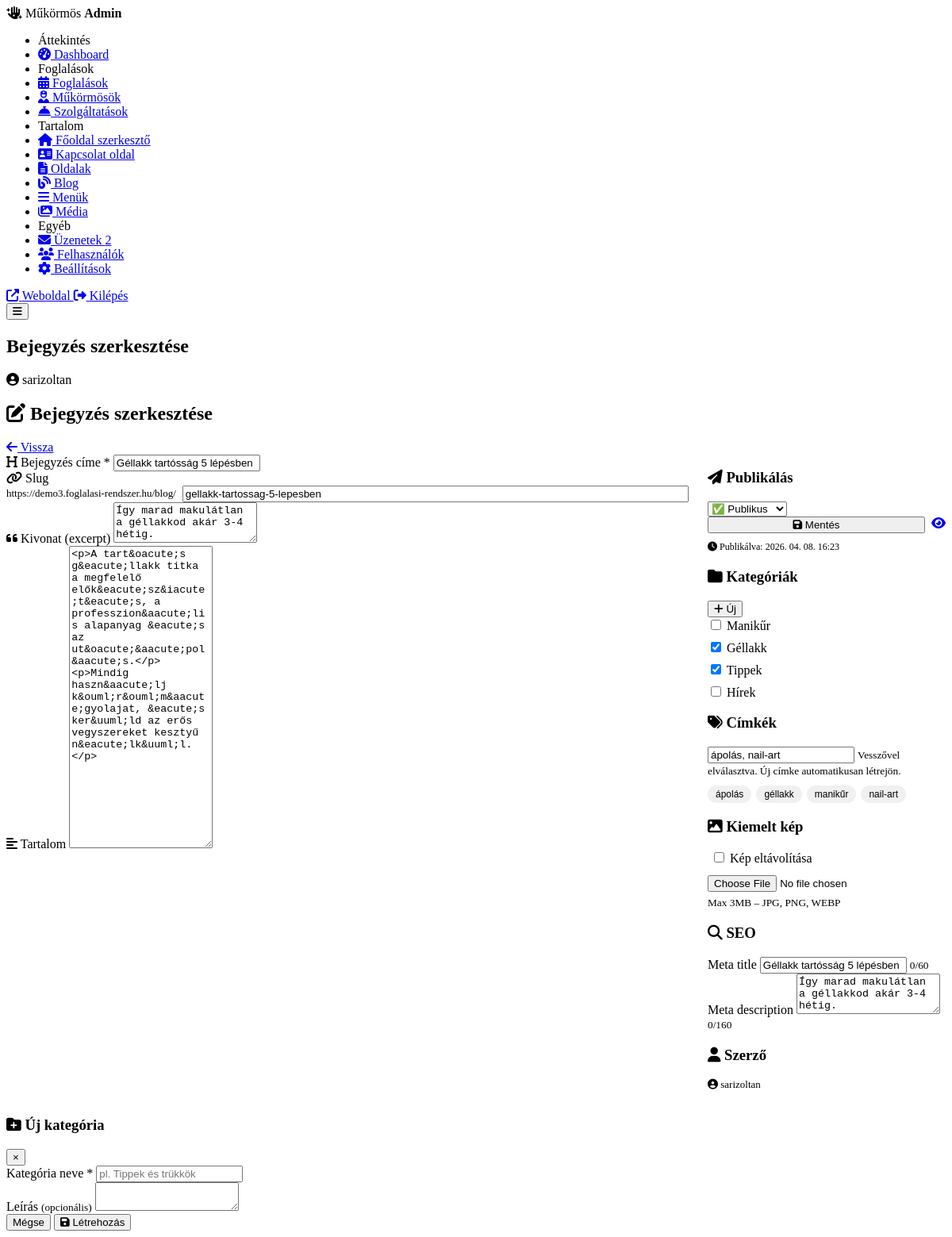
Screenshot of /admin/posts.php?edit=2 (signed in) with the database file from the repository.
### tables this page shows
CREATE TABLE `posts` (
  `id` int(11) NOT NULL,
  `title` varchar(255) NOT NULL,
  `slug` varchar(255) NOT NULL,
  `excerpt` text DEFAULT NULL,
  `content` longtext DEFAULT NULL,
  `featured_image` varchar(255) DEFAULT NULL,
  `author_id` int(11) DEFAULT NULL,
  `meta_title` varchar(255) DEFAULT NULL,
  `meta_description` text DEFAULT NULL,
  `status` enum('published','draft') DEFAULT 'draft',
  `published_at` timestamp NULL DEFAULT NULL,
  `created_at` timestamp NOT NULL DEFAULT current_timestamp()
);

CREATE TABLE `post_categories` (
  `id` int(11) NOT NULL,
  `name` varchar(100) NOT NULL,
  `slug` varchar(100) NOT NULL,
  `description` text DEFAULT NULL,
  `sort_order` int(11) DEFAULT 0
);

CREATE TABLE `post_tags` (
  `id` int(11) NOT NULL,
  `name` varchar(100) NOT NULL,
  `slug` varchar(100) NOT NULL
);

### includes/functions.php (called while the page is built, shortened)
<?php
function e(?string $str): string {
    return htmlspecialchars((string)($str ?? ''), ENT_QUOTES, 'UTF-8');
}

### includes/auth.php (called while the page is built, shortened)
<?php
function current_admin(): array {
    return [
        'id'   => $_SESSION['admin_id']   ?? 0,
        'name' => $_SESSION['admin_name'] ?? '',
        'role' => $_SESSION['admin_role'] ?? '',
    ];
}

### admin/posts.php (the view, shortened to what this page needs)
<?php
require_once '../includes/db.php';
require_once '../includes/auth.php';
require_once '../includes/functions.php';
$edit_post    = null;
if (isset($_GET['edit']) && is_numeric($_GET['edit'])) {
    $stmt = $pdo->prepare("SELECT * FROM posts WHERE id=?");
    $stmt->execute([$_GET['edit']]);
    $edit_post = $stmt->fetch();
}
$all_categories = $pdo->query("SELECT * FROM post_categories ORDER BY sort_order ASC")->fetchAll();
$all_tags       = $pdo->query("SELECT * FROM post_tags ORDER BY name ASC")->fetchAll();
$post_category_ids = [];
$post_tags_str     = '';
if ($edit_post) {
    $stmt = $pdo->prepare("SELECT category_id FROM post_category_pivot WHERE post_id=?");
    $stmt->execute([$edit_post['id']]);
    $post_category_ids = $stmt->fetchAll(PDO::FETCH_COLUMN);
    $stmt = $pdo->prepare("SELECT t.name FROM post_tags t JOIN post_tag_pivot p ON p.tag_id=t.id WHERE p.post_id=? ORDER BY t.name");
    $stmt->execute([$edit_post['id']]);
    $post_tags_str = implode(', ', $stmt->fetchAll(PDO::FETCH_COLUMN));
}
require_once 'partials/header.php';
?>
<?php if ($edit_post || isset($_GET['new'])): ?>
<div class="page-header">
    <h2><i class="fas fa-<?= $edit_post ? 'edit' : 'plus' ?>"></i>
        <?= $edit_post ? 'Bejegyzés szerkesztése' : 'Új bejegyzés' ?>
    </h2>
    <a href="posts.php" class="btn btn-secondary"><i class="fas fa-arrow-left"></i> Vissza</a>
</div>
<form method="POST" action="posts.php" enctype="multipart/form-data">
    <div class="editor-layout">
        <div class="editor-main">
            <div class="card">
                <div class="form-group">
                    <label><i class="fas fa-heading"></i> Bejegyzés címe *</label>
                    <input type="text" name="title"
                           value="<?= e($edit_post['title'] ?? '') ?>"
                           placeholder="Bejegyzés neve" required
                           oninput="autoSlug(this.value)">
                </div>
                <div class="form-group">
                    <label><i class="fas fa-link"></i> Slug</label>
                    <div style="display:flex;gap:8px;align-items:center;">
                        <span style="color:var(--text-muted);font-size:13px;"><?= BASE_URL ?>/blog/</span>
                        <input type="text" name="slug" id="pageSlug"
                               value="<?= e($edit_post['slug'] ?? '') ?>"
                               placeholder="bejegyzes-neve" style="flex:1;">
                    </div>
                </div>
                <div class="form-group">
                    <label><i class="fas fa-quote-left"></i> Kivonat (excerpt)</label>
                    <textarea name="excerpt" rows="3"
                              placeholder="Rövid összefoglaló (listában jelenik meg)..."><?= e($edit_post['excerpt'] ?? '') ?></textarea>
                </div>
                <div class="form-group">
                    <label><i class="fas fa-align-left"></i> Tartalom</label>
                    <textarea name="content" id="postContent" rows="25"><?= e($edit_post['content'] ?? '') ?></textarea>
                </div>
            </div>
        </div>
        <div class="editor-sidebar">
            <div class="card">
                <div class="card-header"><h3><i class="fas fa-paper-plane"></i> Publikálás</h3></div>
                <div class="form-group">
                    <select name="status">
                        <option value="published" <?= ($edit_post['status'] ?? 'draft') === 'published' ? 'selected' : '' ?>>✅ Publikus</option>
                    </select>
                </div>
                <div style="display:flex;gap:8px;">
                    <button type="submit" class="btn btn-primary" style="flex:1;">
                        <i class="fas fa-save"></i> Mentés
                    </button>
                    <?php if ($edit_post && $edit_post['status'] === 'published'): ?>
                    <a href="<?= BASE_URL ?>/blog/<?= e($edit_post['slug']) ?>"
                       target="_blank" class="btn btn-secondary" title="Előnézet">
                        <i class="fas fa-eye"></i>
                    </a>
                    <?php endif; ?>
                </div>
                <?php if ($edit_post && $edit_post['published_at']): ?>
                <p style="font-size:12px;color:var(--text-muted);margin-top:10px;">
                    <i class="fas fa-clock"></i>
                    Publikálva: <?= date('Y. m. d. H:i', strtotime($edit_post['published_at'])) ?>
                </p>
                <?php endif; ?>
            </div>
            <div class="card">
                <div class="card-header">
                    <h3><i class="fas fa-folder"></i> Kategóriák</h3>
                    <button type="button" class="btn-sm" onclick="openCatModal()">
                        <i class="fas fa-plus"></i> Új
                    </button>
                </div>
                <?php if ($all_categories): ?>
                <div class="category-checklist">
                    <?php foreach ($all_categories as $cat): ?>
                    <label class="checkbox-label">
                        <input type="checkbox" name="categories[]"
                               value="<?= $cat['id'] ?>"
                               <?= in_array($cat['id'], $post_category_ids) ? 'checked' : '' ?>>
                        <?= e($cat['name']) ?>
                    </label>
                    <?php endforeach; ?>
                </div>
                <?php endif; ?>
            </div>
            <div class="card">
                <div class="card-header"><h3><i class="fas fa-tags"></i> Címkék</h3></div>
                <div class="form-group">
                    <input type="text" name="tags_input" id="tagsInput"
                           value="<?= e($post_tags_str) ?>"
                           placeholder="pl. hajvágás, műkörmös, tipp">
                    <small style="color:var(--text-muted);">Vesszővel elválasztva. Új címke automatikusan létrejön.</small>
                </div>
                <?php if ($all_tags): ?>
                <div class="tags-cloud">
                    <?php foreach ($all_tags as $tag): ?>
                    <button type="button" class="tag-chip"
                            onclick="addTag('<?= e($tag['name']) ?>')">
                        <?= e($tag['name']) ?>
                    </button>
                    <?php endforeach; ?>
                </div>
                <?php endif; ?>
            </div>
            <div class="card">
                <div class="card-header"><h3><i class="fas fa-image"></i> Kiemelt kép</h3></div>
                <?php if (!empty($edit_post['featured_image'])): ?>
                <div style="margin-bottom:12px;">
                    <label class="checkbox-label" style="margin-top:8px;">
                        <input type="checkbox" name="remove_image" value="1">
                        Kép eltávolítása
                    </label>
                </div>
                <?php endif; ?>
                <input type="file" name="featured_image" accept="image/jpeg,image/png,image/webp">
                <small style="color:var(--text-muted);display:block;margin-top:6px;">Max 3MB – JPG, PNG, WEBP</small>
            </div>
            <div class="card">
                <div class="card-header"><h3><i class="fas fa-search"></i> SEO</h3></div>
                <div class="form-group">
                    <label>Meta title</label>
                    <input type="text" name="meta_title" id="metaTitleInput"
                           value="<?= e($edit_post['meta_title'] ?? '') ?>"
                           placeholder="SEO cím (max 60 kar.)">
                    <small id="metaTitleCount" style="color:var(--text-muted);">0/60</small>
                </div>
                <div class="form-group">
                    <label>Meta description</label>
                    <textarea name="meta_description" id="metaDescInput"
                              rows="3" placeholder="SEO leírás (max 160 kar.)"><?= e($edit_post['meta_description'] ?? '') ?></textarea>
                    <small id="metaDescCount" style="color:var(--text-muted);">0/160</small>
                </div>
            </div>
            <div class="card">
                <div class="card-header"><h3><i class="fas fa-user"></i> Szerző</h3></div>
                <p style="font-size:13px;color:var(--text-light);">
                    <i class="fas fa-user-circle" style="color:var(--accent);"></i>
                    <?= e(current_admin()['name']) ?>
                </p>
            </div>
        </div>
    </div>
</form>
<div class="modal-overlay" id="catModal">
    <div class="modal" style="max-width:400px;">
        <div class="modal-header">
            <h3><i class="fas fa-folder-plus"></i> Új kategória</h3>
            <button class="modal-close">&times;</button>
        </div>
        <form method="POST" action="post_categories.php">
            <div class="modal-body">
                <div class="form-group">
                    <label>Kategória neve *</label>
                    <input type="text" name="cat_name" placeholder="pl. Tippek és trükkök" required>
                </div>
                <div class="form-group">
                    <label>Leírás <small style="color:var(--text-muted);">(opcionális)</small></label>
                    <textarea name="cat_description" rows="2"></textarea>
                </div>
            </div>
            <div class="modal-footer">
                <button type="button" class="btn btn-secondary modal-close">Mégse</button>
                <button type="submit" class="btn btn-primary">
                    <i class="fas fa-save"></i> Létrehozás
                </button>
            </div>
        </form>
    </div>
</div>
<?php endif; ?>
<?php require_once 'partials/footer.php'; ?>

### admin/posts.php (style rules this page uses)
.editor-layout { display:grid; grid-template-columns:1fr 300px; gap:24px; align-items:start; }
.category-checklist { display:flex; flex-direction:column; gap:8px; max-height:200px; overflow-y:auto; }
.tags-cloud { display:flex; flex-wrap:wrap; gap:6px; margin-top:10px; }
.tag-chip { padding:4px 10px; background:#f0f0f0; border:1px solid var(--border); border-radius:20px; font-size:12px; cursor:pointer; transition:all .2s; }

### rows the page displays
posts: title "Géllakk tartósság 5 lépésben", slug "gellakk-tartossag-5-lepesben", excerpt "Így marad makulátlan a géllakkod akár 3-4 hétig.", content "<p>A tart&oacute;s g&eacute;llakk titka a megfelelő elők&eacute;sz&iacute;t&eacute;s, a professzion&aacute;lis alapanyag &eacute;s az ut&oacute;&aacute;pol&aacute;s.</p> <p>Mindig haszn&aacute;lj k&ouml;r&ouml;m&aacute;gyolajat, &eacute;s ker&uuml;ld az erős vegyszereket kesztyű n&eacute;lk&uuml;l.</p>", status "✅ Publikus", published_at "2026. 04. 08. 16:23", meta_title "Géllakk tartósság 5 lépésben", meta_description "Így marad makulátlan a géllakkod akár 3-4 hétig."
post_categories: name "Manikűr"
post_categories: id "☑", name "Géllakk"
post_categories: id "☑", name "Tippek"
post_categories: name "Hírek"
post_tags: name "ápolás"
post_tags: name "géllakk"
post_tags: name "manikűr"
post_tags: name "nail-art"

### other values shown
$new_msg "2"
$page_title "Bejegyzés szerkesztése"
current_admin()['name'] "sarizoltan"
BASE_URL "https://demo3.foglalasi-rendszer.hu"
